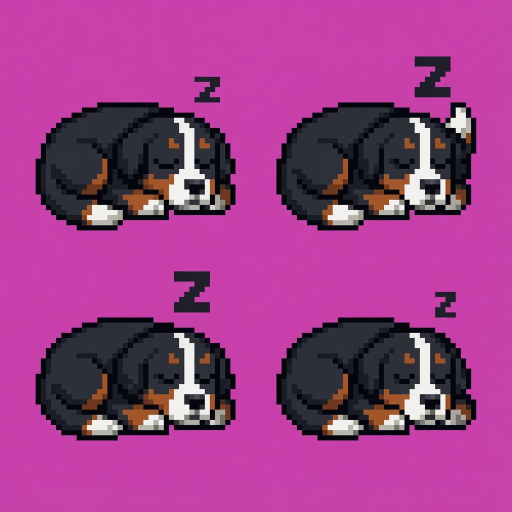
#> input picture art/raw/01-sleep.png, 1024 x 1024 px (shown at 1/2 size)
$ python make_frames.py
#> lines starting #> are read from the running program, lines starting #| are printed output that depends on the picture
#!/usr/bin/env python3
"""Turn the raw Grok sprite sheets in art/raw/ into Sources/DaisyFrames.swift.

    python3 -m venv .venv && .venv/bin/pip install Pillow
    .venv/bin/python tools/make_frames.py

Why each step exists is documented in DAISY-PROMPTS.md; the short version:

  * The generator delivers a small logical canvas (100x100) upscaled to ~1024 and softened by JPEG
    compression. Resampling it would smear the pixel art, so the native grid is recovered by
    sampling the CENTRE of each logical block.
  * Backgrounds are never true #FF00FF (observed 199-245 R, 12-64 G, 149-218 B) but are always flat
    and always unambiguous against her palette, so the magenta key is deliberately generous.
  * Frames arrive in independent grid cells with inconsistent placement, so they are re-aligned onto
    one shared canvas by a feature of the DOG: her muzzle and ear line for locomotion, her ground
    line and head centre for lying and sitting poses. Never her centre of mass - whatever moves
    drags the centroid with it, so centroid-aligning compensates for the motion and cancels it.
  * A few sheets need hand-coded repairs (a two-tailed frame, a mirrored-away facing direction, a
    sleep Z that teleports). Those live in ANIMATIONS below, not in the generic code path.
"""

from __future__ import annotations

import base64
import io
from typing import Optional
import sys
from collections import Counter, deque
from pathlib import Path

try:
    from PIL import Image, ImageOps
except ImportError:
    sys.exit("Pillow is required:  python3 -m venv .venv && .venv/bin/pip install Pillow")

ROOT = Path(__file__).resolve().parent.parent
RAW = ROOT / "art" / "raw"
OUT_SWIFT = ROOT / "Sources" / "DaisyFrames.swift"
PREVIEW = ROOT / "art" / "preview"

NATIVE = 100          # logical canvas the generator actually drew on
PALETTE_SIZE = 16     # NOT 8 - the art uses load-bearing anti-aliasing tones
PAD = 0               # no slack: every logical px of canvas height costs menu-bar height

# Per-clip enlargement, to stop her SHORT poses looking undersized in the menu bar.
#
# The canvas is sized by her tallest pose (sitting, 42 px). A lying pose is only ~30 px, so at one
# logical pixel per device pixel it renders about 15 pt of dog inside a 21 pt slot while neighbouring
# menu bar icons show ~18 pt. Short clips are therefore scaled up toward the canvas height.
#
# This RESAMPLES, and there is no way around that: the menu bar affords 44 device px, so a 30 px
# sprite has no integer scale between 1x (15 pt) and 2x (30 pt, far over the bar). NEAREST is used
# rather than a smooth filter - it leaves some pixels 1 device px and some 2, which reads better on
# pixel art than uniform blur.
#
# Set to 1.0 to disable entirely and go back to strictly crisp, physically-consistent scaling.
MAX_UPSCALE = 1.15

# align: "nose"   - pin the muzzle (rightmost px) and ears (topmost px); for locomotion
#        "ground" - pin her ground line and head centre; for lying and sitting poses
#        "ground-front" - ground line + front end; for the stretch, whose raised rump
#                         breaks the "top rows are her head" assumption
# mirror: flip every frame horizontally (fixes facing direction on side views)
# order:  frame indices to keep, in playback order. Negative index means "mirror of |i|-1",
#         used to manufacture a missing pose from a symmetrical front view.
# intro:  how many leading frames play once before the rest loops
# loop:   False for one-shot sequences
ANIMATIONS = {
    "sleep": dict(
        file="01-sleep.png", grid=(2, 2), align="ground", fps=3.0,
        order=[0, 2, 3], fix="sleep_z",
        note="Frame 1 dropped: its tail flick reads as a paw sticking out of her back. Z is a "
             "separate blob whose x position teleports, so fix_sleep_z re-places it on a rise.",
    ),
    "drowsy": dict(
        file="02-blink.png", grid=(2, 2), align="ground", fps=2.5,
        order=[0, 2],   # f2 is a duplicate of f1 (half-lid never rendered); f4 split into "alert"
        note="2-state blink. f4 lives in the 'alert' clip because it is 22% different.",
    ),
    "alert": dict(
        file="02-blink.png", grid=(2, 2), align="ground", fps=1.4,
        order=[0, 3], loop=False,
        note="Ears perk + head lift. Occasional idle beat; strobes if looped every cycle.",
    ),
    "trot": dict(
        file="03-trot.png", grid=(2, 2), align="nose", fps=6.5,
        order=[0, 1, 2, 3],
    ),
    "dig": dict(
        file="04-dig.png", grid=(2, 2), align="nose", fps=4.5,
        order=[0, 1, 2, 3], intro=1,
        note="f1 has no dirt at all, so it flickers if looped. Plays once as a wind-up.",
    ),
    "sniff": dict(
        file="05-sniff.png", grid=(2, 2), align="nose", fps=4.5,
        order=[0, 1, 2, 3],
    ),
    "zoomies": dict(
        file="06-zoomies.png", grid=(2, 2), align="nose", fps=9.5,
        order=[0, 1, 2, 3],
        note="Regenerated after review: the first sheet had no compression phase - all four frames "
             "were extended sprint poses, so her front legs never folded under her and she looked "
             "like she was floating rather than running. This one has a real tuck (f3 is 36 px long "
             "against 43 at full extension). Dust is DARK by request (luminance ~65) so it inks "
             "natively in System mode instead of relying on the particle mask.",
    ),
    "ask": dict(
        file="07-ask.png", grid=(2, 2), align="ground", fps=3.5,
        order=[0, 1, 2, 3],
    ),
    "wag": dict(
        file="08-wag.png", grid=(2, 2), align="ground", fps=6.0,
        order=[0, 1, 2, 3],
        note="Regenerated with her body explicitly locked. The first sheet asked for a sweeping tail "
             "AND a body bouncing 3-4 px, which at 21 pt read as noise: the central body region was "
             "changing ~48% per frame. It is now 9.8%, essentially just the mouth. That earlier sheet "
             "also gave frame 3 two tails, which prompted faking the opposite side by mirroring f1 - "
             "REJECTED, because she measures 31.6% different from her own mirror, so the flip swung "
             "her whole body rather than her tail. Fine as a still, a twitch in motion. This sheet "
             "keeps the tail on one side and flicks it low/up/low/up-with-a-bark; with the body still, "
             "that reads cleanly, and the frame rate went back from 4 to 6 fps once the bounce was "
             "gone.",
    ),
    "yawn": dict(
        file="09-yawn.png", grid=(2, 2), align="ground-front", fps=2.2,
        order=[0, 1, 2, 3], mirror=True, loop=False,
        note="Generated facing LEFT while every other side view faces right.",
    ),
}


# ---------------------------------------------------------------- grid + keying

def to_native(path: Path, n: int = NATIVE) -> Image.Image:
    """Recover the logical pixel grid by sampling the centre of each block."""
#> called with n = 100
    src = Image.open(path).convert("RGB")
#> src is the input picture: PIL image 1024x1024 RGB; mean R, G, B 156.4, 62, 135.3
    w, h = src.size
#> w = 1024; h = 1024
    sp = src.load()
    out = Image.new("RGB", (n, n))
#> out: PIL image 100x100 RGB; every value is 0
    op = out.load()
    for gy in range(n):
        for gx in range(n):
            op[gx, gy] = sp[int((gx + 0.5) * w / n), int((gy + 0.5) * h / n)]
    return out


def is_background(p) -> bool:
    """Generous magenta test - the generator never emits true #FF00FF."""
    r, g, b = p
    return r > 120 and b > 110 and g < 120 and (r + b) / 2 - g > 60


def key_background(img: Image.Image) -> Image.Image:
    n = img.width
    sp = img.load()
    out = Image.new("RGBA", img.size)
    op = out.load()
    for y in range(n):
        for x in range(n):
            op[x, y] = (0, 0, 0, 0) if is_background(sp[x, y]) else (*sp[x, y], 255)
    return out


def despeckle(img: Image.Image) -> Image.Image:
    """Replace surviving magenta-ish pixels with their neighbours' majority colour.

    A handful of pixels sit between the background and the outline and squeak past the key,
    showing up as stray pink dots inside her. Quantising alone would snap them to some
    arbitrary palette entry, so they are resolved from context first.
    """
    w, h = img.size
    sp = img.load()
    out = img.copy()
    op = out.load()
    fixed = 0
    for y in range(h):
        for x in range(w):
            r, g, b, a = sp[x, y]
            if not a:
                continue
            if (r + b) / 2 - g > 45 and b > 90 and r > 110:   # still looks like background bleed
                votes = Counter()
                for dx in (-1, 0, 1):
                    for dy in (-1, 0, 1):
                        nx, ny = x + dx, y + dy
                        if (dx or dy) and 0 <= nx < w and 0 <= ny < h:
                            nr, ng, nb, na = sp[nx, ny]
                            if na and not ((nr + nb) / 2 - ng > 45 and nb > 90 and nr > 110):
                                votes[(nr, ng, nb)] += 1
                if votes:
                    op[x, y] = (*votes.most_common(1)[0][0], 255)
                    fixed += 1
    return out, fixed


# ---------------------------------------------------------------- frame splitting

def blobs_in(img: Image.Image, box) -> list[list[tuple[int, int]]]:
    x0, y0, x1, y1 = box
    a = img.getchannel("A").load()
    seen: set[tuple[int, int]] = set()
    found = []
    for sy in range(y0, y1):
        for sx in range(x0, x1):
            if not a[sx, sy] or (sx, sy) in seen:
                continue
            q = deque([(sx, sy)])
            seen.add((sx, sy))
            cells = []
            while q:
                x, y = q.popleft()
                cells.append((x, y))
                for dx, dy in ((1, 0), (-1, 0), (0, 1), (0, -1), (1, 1), (-1, -1), (1, -1), (-1, 1)):
                    nx, ny = x + dx, y + dy
                    if x0 <= nx < x1 and y0 <= ny < y1 and a[nx, ny] and (nx, ny) not in seen:
                        seen.add((nx, ny))
                        q.append((nx, ny))
            if len(cells) >= 4:       # anything smaller is compression grit
                found.append(cells)
    found.sort(key=len, reverse=True)
    return found


class Frame:
    """One cell: the dog blob plus any particle blobs (dirt, speed puffs, the sleep Z).

    Pixels carry their own colour rather than being looked up in the source image, so a frame can be
    mirrored or a particle moved without the colours going with the old coordinates.
    """

    def __init__(self, dog, particles):
        self.dog = dog                  # [(x, y, rgba)]
        self.particles = particles      # [[(x, y, rgba)], …]

    @property
    def dog_box(self):
        xs = [p[0] for p in self.dog]; ys = [p[1] for p in self.dog]
        return min(xs), min(ys), max(xs), max(ys)

    # [20 lines left out: functions pixels, content_box, mirrored, not called in this run]


def split(img: Image.Image, grid) -> list[Frame]:
    cols, rows = grid
    n = img.width
    cw, ch = n // cols, n // rows
    sp = img.load()
    frames = []
    for r in range(rows):
        for c in range(cols):
            bs = blobs_in(img, (c * cw, r * ch, (c + 1) * cw, (r + 1) * ch))
            if not bs:
                continue
            with_colour = [[(x, y, sp[x, y]) for x, y in blob] for blob in bs]
            frames.append(Frame(with_colour[0], with_colour[1:]))
    return frames


# ---------------------------------------------------------------- repairs

def fix_sleep_z(frames: list[Frame]) -> list[Frame]:
    """Re-place the sleep Z on a clean rising diagonal.

    Grok drew the Z at inconsistent x positions (right, left, centre, right), so it teleports rather
    than drifting upward. The Z is a separate blob, so it can simply be moved.

    Indexed by ORIGINAL frame number, because the ANIMATIONS order below drops frame 1 (its tail
    flick reads as a paw sticking out of her back). Used frames are 0, 2, 3 -> small/low, big/mid,
    small/high, which plays as a Z puffing up and drifting away.
    """
    rise = [0, 0, 3, 6]        # logical px lifted above her head
    drift = [0, 0, 1, 2]       # px drifted toward her nose as it rises
    out = []
    for i, f in enumerate(frames):
        if not f.particles:
            out.append(f)
            continue
        dx0, dy0, dx1, dy1 = f.dog_box
        z = max(f.particles, key=len)
        zx0 = min(p[0] for p in z); zy1 = max(p[1] for p in z)
        # anchor just above her head, which is the right-hand end of the curled body
        tx = dx1 - 6 + drift[i % 4]
        ty = dy0 - 1 - rise[i % 4]
        sx, sy = tx - zx0, ty - zy1
        moved = [(x + sx, y + sy, rgba) for x, y, rgba in z]
        others = [p for p in f.particles if p is not z]
        out.append(Frame(f.dog, [moved, *others]))
    return out


FIXES = {"sleep_z": fix_sleep_z}


# ---------------------------------------------------------------- alignment

# [140 lines left out: functions anchor_of, clip_extents, clip_offset, upscale_clips, place, not called in this run]


# ---------------------------------------------------------------- palette

MERGE_DIST = 18       # colours closer than this are visually identical at 36px

# [108 lines left out: functions build_palette, snap, b64_png, swift_source, not called in this run]


def main() -> int:
    if not RAW.is_dir():
        sys.exit(f"missing {RAW}")
    PREVIEW.mkdir(parents=True, exist_ok=True)

    # --- pass 1: split every sheet, discover the shared canvas size
    staged = {}
    for name, spec in ANIMATIONS.items():
        path = RAW / spec["file"]
        if not path.exists():
            sys.exit(f"missing {path}")
        nat = to_native(path)
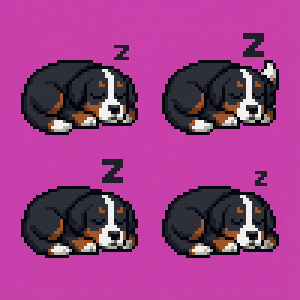
#> nat: PIL image 100x100 RGB (shown 3 times larger); mean R, G, B 156.5, 61.9, 135.4
        keyed = key_background(nat)
#> in key_background, `out = Image.new("RGBA", img.size)`: out: PIL image 100x100 RGBA; every value is 0
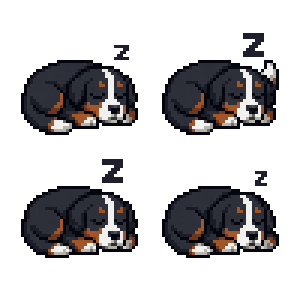
#> keyed: PIL image 100x100 RGBA (shown 3 times larger); mean R, G, B, A 20.1, 18.7, 19.9, 82; transparent parts drawn white
        keyed, fixed = despeckle(keyed)
        frames = split(keyed, spec["grid"])
        if fix := spec.get("fix"):
            frames = FIXES[fix](frames)
#> the loop in fix_sleep_z, `for i, f in enumerate(frames):` made 4 passes
        staged[name] = (spec, frames)
        boxes = [f.dog_box for f in frames]
        print(f"{name:8s} {len(frames)} cells, dog "
              f"{max(b[2]-b[0]+1 for b in boxes)}x{max(b[3]-b[1]+1 for b in boxes)}, "
              f"{sum(len(f.particles) for f in frames)} particle blobs"
              + (f", despeckled {fixed}px" if fixed else ""))
#| sleep    4 cells, dog 39x25, 4 particle blobs
#> pass 2 of the loop in main, `for name, spec in ANIMATIONS.items():`:
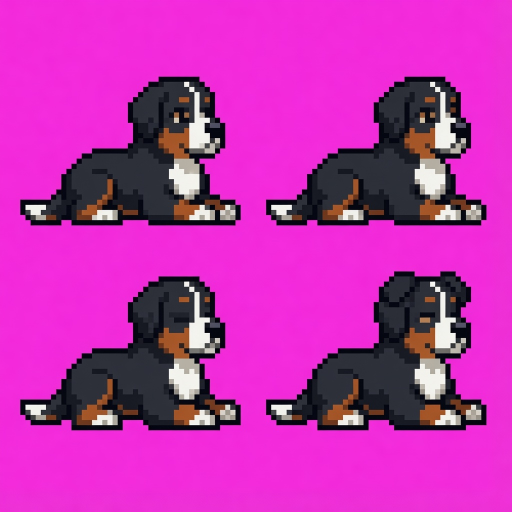
#> input picture art/raw/02-blink.png, 1024 x 1024 px (shown at 1/2 size)
#> in to_native, src is the input picture: PIL image 1024x1024 RGB; mean R, G, B 192.3, 48.7, 174.1
#> in main, `nat = to_native(path)`:
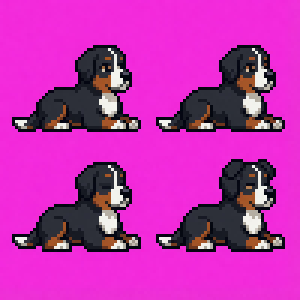
#> nat: PIL image 100x100 RGB (shown 3 times larger); mean R, G, B 192.4, 48.6, 174.2
#> in main, `keyed = key_background(nat)`:
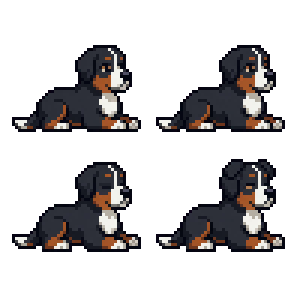
#> keyed: PIL image 100x100 RGBA (shown 3 times larger); mean R, G, B, A 20, 18.2, 18.8, 73.7; transparent parts drawn white
#| drowsy   4 cells, dog 43x31, 0 particle blobs

    # Resolve each clip's playback order into concrete frames, mirroring in SOURCE space so
    # alignment is computed on the final shape (see Frame.mirrored).
    resolved: dict[str, tuple[dict, list[Frame]]] = {}
    for name, (spec, frames) in staged.items():
        seq = []
        for idx in spec["order"]:
            f = frames[abs(idx) - 1 if idx < 0 else idx]
            if idx < 0:                       # manufacture a missing pose from a symmetrical view
                f = f.mirrored()
            if spec.get("mirror"):            # whole clip drawn facing the wrong way
                f = f.mirrored()
            seq.append(f)
        resolved[name] = (spec, seq)

    # Canvas is sized by the largest clip measured in ANCHOR-RELATIVE space, particles included.
    # Width is effectively free (the status item is variable-length); height is what costs menu bar
    # space, so it is reported prominently.
    extents = {n: clip_extents(seq, s["align"]) for n, (s, seq) in resolved.items()}
    cw = max(x1 - x0 + 1 for x0, _, x1, _ in extents.values())
    ch = max(y1 - y0 + 1 for _, y0, _, y1 in extents.values())
    canvas = (cw + PAD * 2, ch + PAD * 2)
    print(f"\nshared canvas: {canvas[0]}x{canvas[1]} logical px "
          f"-> {canvas[0]/2:.1f}x{canvas[1]/2:.1f} pt at 1 logical px per device px on 2x")
    tallest = max(extents.items(), key=lambda kv: kv[1][3] - kv[1][1])
    print(f"height driven by '{tallest[0]}' ({tallest[1][3]-tallest[1][1]+1} px)")

    # --- pass 2: place, then build one palette from everything
    placed = {}
    total_clipped = 0
    for name, (spec, seq) in resolved.items():
        off = clip_offset(extents[name], canvas)
        out = []
        for f in seq:
            img, mask, clipped = place(f, canvas, spec["align"], off)
            total_clipped += clipped
            out.append((img, mask))
        placed[name] = (spec, out)
    if total_clipped:
        print(f"WARNING: {total_clipped} pixels clipped off the canvas")

    if MAX_UPSCALE > 1.0:
        print(f"\nper-clip enlargement (cap x{MAX_UPSCALE}):")
        placed, canvas = upscale_clips(placed, canvas)
        print(f"canvas after enlargement: {canvas[0]}x{canvas[1]} "
              f"-> {canvas[0]/2:.1f}x{canvas[1]/2:.1f} pt")

    palette = build_palette([im for _, seq in placed.values() for im, _ in seq])
    print(f"shared palette ({len(palette)}): {palette}")

    # --- pass 3: snap to palette, encode
    clips = {}
    for name, (spec, seq) in placed.items():
        frames_b64, masks_b64 = [], []
        for img, mask in seq:
            frames_b64.append(b64_png(snap(img, palette)))
            masks_b64.append(b64_png(mask) if mask.getbbox() else None)
        clips[name] = dict(frames=frames_b64, masks=masks_b64, fps=spec["fps"],
                           loops=spec.get("loop", True), intro=spec.get("intro", 0),
                           note=spec.get("note"))

    OUT_SWIFT.write_text(swift_source(clips, canvas, palette))
    total = sum(len(c["frames"]) for c in clips.values())
    kb = OUT_SWIFT.stat().st_size / 1024
    print(f"\nwrote {OUT_SWIFT.relative_to(ROOT)}  ({total} frames, {kb:.0f} KB)")

    # --- previews so a human can sanity-check without launching the app
    for name, (spec, seq) in placed.items():
        z = 6
        strip = Image.new("RGB", ((canvas[0] * z + 4) * len(seq) + 4, canvas[1] * z + 8), (150, 150, 155))
        for i, (img, _) in enumerate(seq):
            b = snap(img, palette).resize((canvas[0] * z, canvas[1] * z), Image.NEAREST)
            strip.paste(b, (4 + i * (canvas[0] * z + 4), 4), b)
        strip.save(PREVIEW / f"{name}.png")
        gif = []
        for img, _ in seq:
            c = Image.new("RGB", (canvas[0] * z, canvas[1] * z), (150, 150, 155))
            b = snap(img, palette).resize((canvas[0] * z, canvas[1] * z), Image.NEAREST)
            c.paste(b, (0, 0), b)
            gif.append(c.convert("P", palette=Image.ADAPTIVE))
        gif[0].save(PREVIEW / f"{name}.gif", save_all=True, append_images=gif[1:],
                    duration=int(1000 / spec["fps"]), loop=0, disposal=2)
    print(f"wrote {len(placed)*2} preview files to {PREVIEW.relative_to(ROOT)}/")
    return 0


if __name__ == "__main__":
#> (the run stopped early here; a loop or call above may not have finished)
